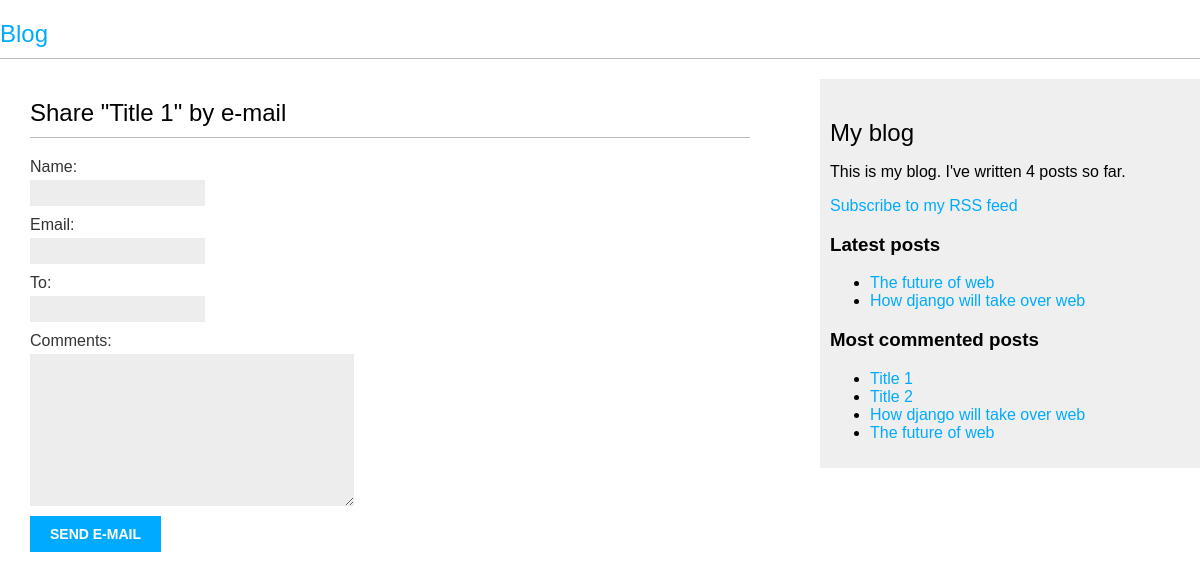
The app's page /1/share, older data.
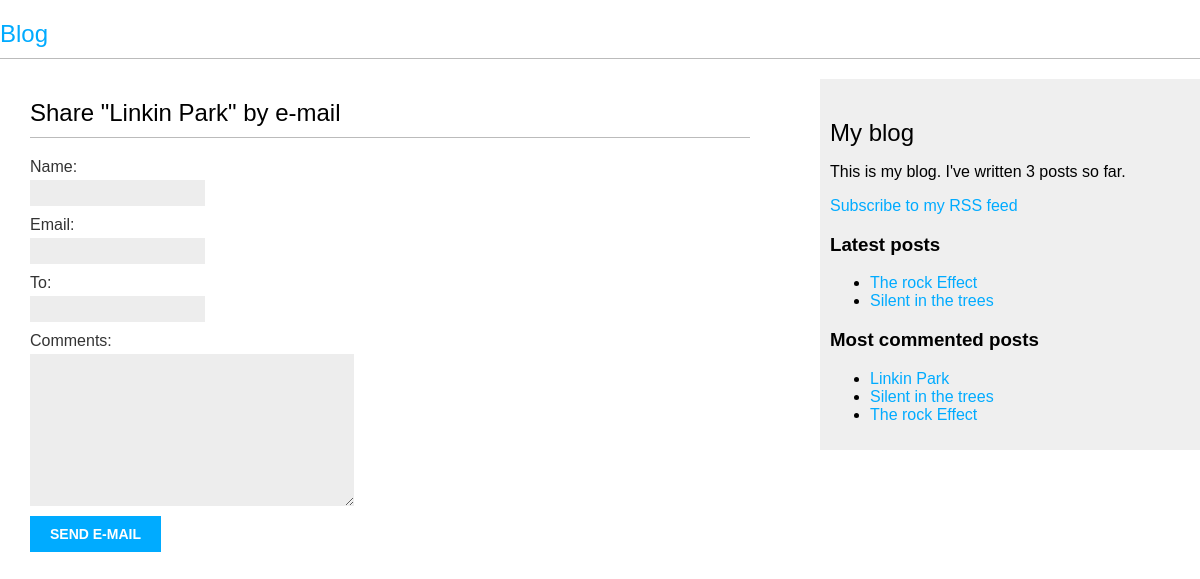
The same page, newer data.
### blog/models.py (models this page shows, shortened)
class Post(models.Model):
    STATUS_CHOICES = (('draft', 'Draft'),
    ('published', 'Published'))
    title = models.CharField(max_length=250)
    slug = models.SlugField(max_length=250,
    unique_for_date='publish')
    author = models.ForeignKey(User, on_delete=models.CASCADE, related_name='blog_posts')
    body = models.TextField()
    publish = models.DateTimeField(default=timezone.now)
    created = models.DateTimeField(auto_now_add=True)
    updated = models.DateTimeField(auto_now=True)
    status = models.CharField(max_length=10, choices=STATUS_CHOICES, default='draft')
    tags = TaggableManager()
    class Meta:
        ordering = ('-publish',)
    objects = models.Manager() # The default manager.
    published = PublishedManager() # Our custom manager.
    def get_absolute_url(self):
        return reverse('blog:post_detail',
                        args=[self.publish.year,
                        self.publish.month,
                        self.publish.day, self.slug])

### blog/views.py (the view)
# urls.py: path('<int:post_id>/share', views.post_share, name='post_share'),
def post_share(request, post_id):
    post = get_object_or_404(Post, id=post_id, status = 'published')
    sent = False
    if request.method == 'POST':
        form = EmailPostForm(request.POST)
        if form.is_valid():
            cd = form.cleaned_data
            post_url = request.build_absolute_uri(post.get_absolute_url())
            subject = f"{cd['name']} recommends you read " f"{post.title}"
            message = f"Read {post.title} at {post_url}\n\n" f"{cd['name']}\'s comments: {cd['comments']}"
            send_mail(subject, message, 'ngechamike26@gmail.com',
            [cd['to']])
            sent = True
    else:
        form = EmailPostForm()
    return render(request, 'blog/post/share.html', context= {"form": form,
                                                              "post": post,
                                                              "sent": sent})

### blog/forms.py
class EmailPostForm(forms.Form):
    name = forms.CharField(max_length=20)
    email = forms.EmailField()
    to = forms.EmailField()
    comments = forms.CharField(required=False, widget=forms.Textarea)

### blog/models.py (called while the page is built)
    def get_queryset(self):
        return super(PublishedManager, self).get_queryset().filter(status='published')

### blog/templatetags/blog_tags.py (called while the page is built)
@register.simple_tag
def total_posts():
    return Post.published.count()

@register.inclusion_tag('blog/post/latest_posts.html')
def show_latest_posts(count=5):
    latest_posts = Post.published.order_by('-publish')[:count]
    return {'latest_posts': latest_posts}

@register.simple_tag
def get_most_commented_posts(count=5):
    return Post.published.annotate(
    total_comments=Count('comments')
    ).order_by('-total_comments')[:count]

### templates/blog/post/share.html (shortened to what this page needs)
{% extends "blog/base.html" %}
{% block content %}
{% if sent %}
<h1>E-mail successfully sent</h1>
<p>"{{ post.title }}" was successfully sent to {{ form.cleaned_data.to }}.</p>
{% else %}
<h1>Share "{{ post.title }}" by e-mail</h1>
<form method="post">
{{ form.as_p }}
<input type="submit" value="Send e-mail">
</form>
{% endif %}
{% endblock %}

### templates/blog/base.html (shortened to what this page needs)
{% load blog_tags %}
{% load static %}
<!DOCTYPE html>
<html>
    <head>
        <link href="{% static 'css/blog.css' %}" rel="stylesheet">
    </head>
    <body>
    <nav class='nav'>
    <a href=" {% url 'blog:post_list' %} "><h1 id='heading'>Blog</h1></a>
        <div id="content">
            {% block content %}
            {% endblock %}
        </div>
            <div id="sidebar">
                <h2>My blog</h2>
                <p>This is my blog. I've written {% total_posts %} posts so far.</p>
                <p><a href="{% url "blog:post_feed" %}">Subscribe to my RSS feed</a></p>
                <h3>Latest posts</h3>
                {% show_latest_posts 2 %}
                <h3>Most commented posts</h3>
                {% get_most_commented_posts as most_commented_posts %}
                <ul>
                {% for post in most_commented_posts %}
                <li>
                <a href="{{ post.get_absolute_url }}">{{ post.title }}</a>
                </li>
                {% endfor %}
                </ul>
            </div>
    </body>
</html>

### templates/blog/post/latest_posts.html
<ul>
{% for post in latest_posts %}
<li>
<a href="{{ post.get_absolute_url }}">{{ post.title }}</a>
</li>
{% endfor %}
</ul>

Row changes from the older to the newer data that the page shows:
removed Post: title "Title 1", shown under "Most commented posts"
removed Post: title "The future of web"
removed Post: title "How django will take over web"
removed Post: title "Title 2", shown under "Most commented posts"
added Post: title "Linkin Park", shown under "Most commented posts"
now on this page (row edited): Post: title "The rock Effect"
added Post: title "Silent in the trees"
Text that changed along with them:
text no longer shown: "4"
text now shown: "3"
